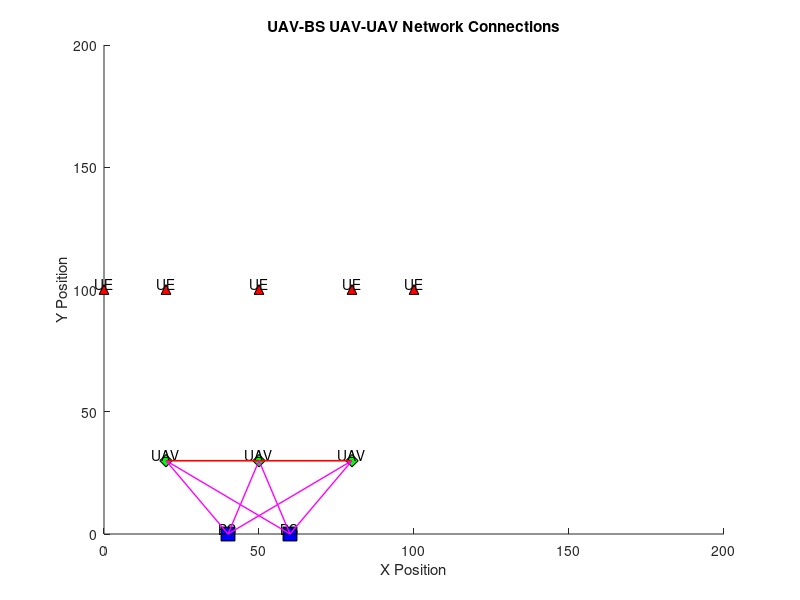
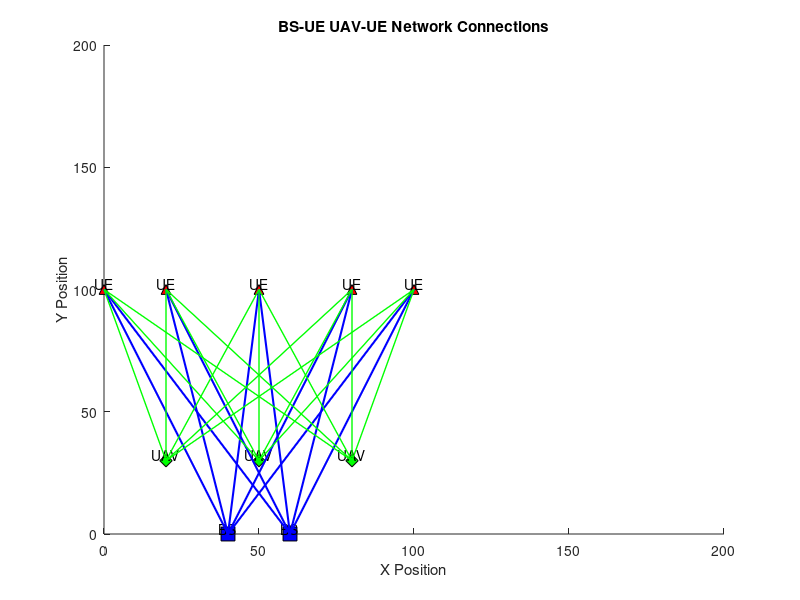
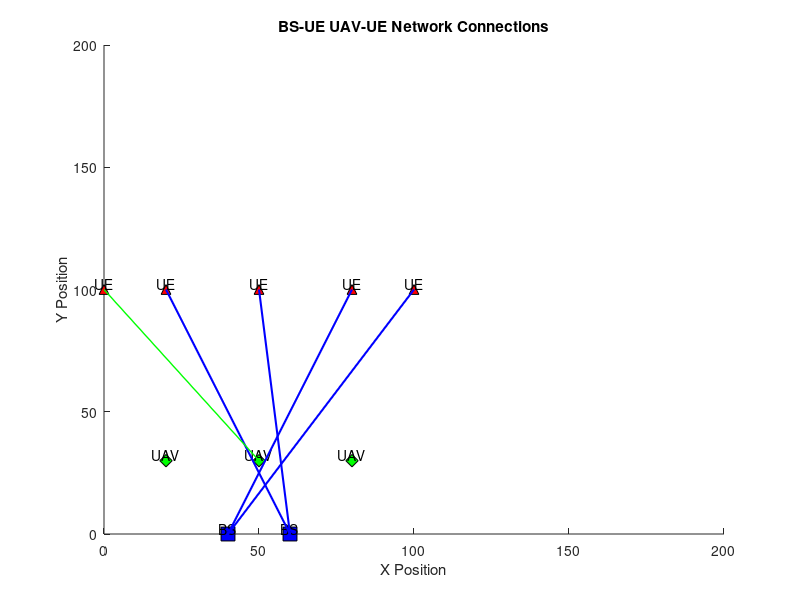

Reproduce these figures in MATLAB, in order.
%% introduction
% 
% Paper reproduction
%               @By Yanting
clear;
close all;

function plot_UAV_connections(uav_positions, bs_positions, ue_positions, c_U, c_F, area_size)
    % Plot positions and connections in the UAV network
    % 
    % Inputs:
    %   uav_positions: (N x 2) matrix of UAV coordinates
    %   bs_positions: (F x 2) matrix of BS coordinates
    %   ue_positions: (M x 2) matrix of UE coordinates
    %   c_U: (N x N) matrix for UAV-to-UAV connections (1 for active, 0 for inactive)
    %   c_F: (F x N) matrix for BS-to-UAV connections (1 for active, 0 for inactive)
    %   b_U: (N x M) matrix for UAV-to-UE connections (1 for active, 0 for inactive)
    %   b_F: (F x M) matrix for BS-to-UE connections (1 for active, 0 for inactive)
    %   area_size: Scalar defining the area size for plot boundaries
    
    % Set up the plot
    figure;
    hold on;
    axis([0 area_size 0 area_size]);
    title('UAV-BS UAV-UAV Network Connections');
    xlabel('X Position');
    ylabel('Y Position');
    
    % Plot base stations
    scatter(bs_positions(:, 1), bs_positions(:, 2), 100, 's', 'filled', 'MarkerEdgeColor', 'k', 'MarkerFaceColor', 'b');
    text(bs_positions(:, 1), bs_positions(:, 2), 'BS', 'VerticalAlignment', 'bottom', 'HorizontalAlignment', 'center');
    
    % Plot UAVs
    scatter(uav_positions(:, 1), uav_positions(:, 2), 80, 'd', 'filled', 'MarkerEdgeColor', 'k', 'MarkerFaceColor', 'g');
    text(uav_positions(:, 1), uav_positions(:, 2), 'UAV', 'VerticalAlignment', 'bottom', 'HorizontalAlignment', 'center');
    
    % Plot UEs
    scatter(ue_positions(:, 1), ue_positions(:, 2), 50, '^', 'MarkerEdgeColor', 'k', 'MarkerFaceColor', 'r');
    text(ue_positions(:, 1), ue_positions(:, 2), 'UE', 'VerticalAlignment', 'bottom', 'HorizontalAlignment', 'center');
    
    % Plot UAV-to-UAV connections
    N = size(uav_positions, 1);
    for i = 1:N
        for j = i+1:N
            if c_U(i, j) == 1
                plot([uav_positions(i, 1), uav_positions(j, 1)], [uav_positions(i, 2), uav_positions(j, 2)], 'r-', 'LineWidth', 1); % Active UAV-to-UAV connection
               
            else
                plot([uav_positions(i, 1), uav_positions(j, 1)], [uav_positions(i, 2), uav_positions(j, 2)], 'r--', 'LineWidth', 1); % Inactive UAV-to-UAV connection
     
            end
        end
    end
    
    % Plot BS-to-UAV connections
    F = size(bs_positions, 1);
    for i = 1:F
        for j = 1:N
            if c_F(i, j) == 1
                plot([bs_positions(i, 1), uav_positions(j, 1)], [bs_positions(i, 2), uav_positions(j, 2)], 'm-', 'LineWidth', 1); % Active BS-to-UAV connection
            else
                plot([bs_positions(i, 1), uav_positions(j, 1)], [bs_positions(i, 2), uav_positions(j, 2)], 'm--', 'LineWidth', 1); % Inactive BS-to-UAV connection
            end
        end
    end
    
    
    % % Legend
    % legend({'Base Stations', 'UAVs', 'UEs', 'Active UAV-to-UAV', 'Inactive UAV-to-UAV', 'Active BS-to-UAV', 'Inactive BS-to-UAV'}, ...
    %        'Location', 'bestoutside');
    
    hold off;
end



function plot_UE_network_connections(uav_positions, bs_positions, ue_positions, b_U, b_F, area_size)
    % Plot positions and connections in the UAV network
    % 
    % Inputs:
    %   uav_positions: (N x 2) matrix of UAV coordinates
    %   bs_positions: (F x 2) matrix of BS coordinates
    %   ue_positions: (M x 2) matrix of UE coordinates
    %   c_U: (N x N) matrix for UAV-to-UAV connections (1 for active, 0 for inactive)
    %   c_F: (F x N) matrix for BS-to-UAV connections (1 for active, 0 for inactive)
    %   b_U: (N x M) matrix for UAV-to-UE connections (1 for active, 0 for inactive)
    %   b_F: (F x M) matrix for BS-to-UE connections (1 for active, 0 for inactive)
    %   area_size: Scalar defining the area size for plot boundaries
    
    % Set up the plot
    figure;
    hold on;
    axis([0 area_size 0 area_size]);
    title('BS-UE UAV-UE Network Connections');
    xlabel('X Position');
    ylabel('Y Position');
    
    % Plot base stations
    scatter(bs_positions(:, 1), bs_positions(:, 2), 100, 's', 'filled', 'MarkerEdgeColor', 'k', 'MarkerFaceColor', 'b');
    text(bs_positions(:, 1), bs_positions(:, 2), 'BS', 'VerticalAlignment', 'bottom', 'HorizontalAlignment', 'center');
    
    % Plot UAVs
    scatter(uav_positions(:, 1), uav_positions(:, 2), 80, 'd', 'filled', 'MarkerEdgeColor', 'k', 'MarkerFaceColor', 'g');
    text(uav_positions(:, 1), uav_positions(:, 2), 'UAV', 'VerticalAlignment', 'bottom', 'HorizontalAlignment', 'center');
    
    % Plot UEs
    scatter(ue_positions(:, 1), ue_positions(:, 2), 50, '^', 'MarkerEdgeColor', 'k', 'MarkerFaceColor', 'r');
    text(ue_positions(:, 1), ue_positions(:, 2), 'UE', 'VerticalAlignment', 'bottom', 'HorizontalAlignment', 'center');
    
    
    % Plot BS-to-UE connections
    M = size(ue_positions, 1);
    F = size(bs_positions, 1);
    N = size(uav_positions, 1);
    for i = 1:F
        for k = 1:M
            if b_F(i, k) == 1
                plot([bs_positions(i, 1), ue_positions(k, 1)], [bs_positions(i, 2), ue_positions(k, 2)], 'b-', 'LineWidth', 1.5); % Active BS-to-UE connection
            end
        end
    end
    
    % Plot UAV-to-UE connections
    for j = 1:N
        for k = 1:M
            if b_U(j, k) == 1
                plot([uav_positions(j, 1), ue_positions(k, 1)], [uav_positions(j, 2), ue_positions(k, 2)], 'g-', 'LineWidth', 1.0); % Active UAV-to-UE connection
            end
        end
    end
    
    % % Legend
    % legend({'Base Stations', 'UAVs', 'UEs', 'Active BS-to-UE', 'Active UAV-to-UE'}, ...
    %        'Location', 'bestoutside');
    % 
    hold off;
end




% Algorithm 1 Initialization
% Random positions for demonstration (assuming a 2D plane for simplicity)
% uav_positions = rand(N, 2) * 200; % Positions of UAVs (e.g., in a 500x500 area)
% bs_positions = rand(F, 2) * 200;  % Positions of BSs
% ue_positions = rand(M, 2) * 200;  % Positions of UEs

bs_positions = [40,0;60,0]; % Positions of BSs
uav_positions = [20,30;50,30;80,30]; % Positions of UAVs (e.g., in a 500x500 area)
ue_positions =[0,100; 20,100;50,100;80,100;100,100];  % Positions of UEs


% Parameters
% N = 2; % Number of UAVs (example)
% F = 2;  % Number of BSs (example)
% M = 3; % Number of UEs (example)
N = size(uav_positions, 1);
F = size(bs_positions, 1);
M = size(ue_positions, 1);
% N = 6; % Number of UAVs (example)
% F = 2;  % Number of BSs (example)
% M = 4; % Number of UEs (example)
Rc = 100; % Communication range threshold
Rt = 50; % Maximum coverage radius for UAVs
sqrt3Rt = sqrt(3) * Rt;


% Initialize variables
a = ones(N, 1);        % State of each UAV (1 = active, 0 = idle)


% Initialize connection matrices
c_U = zeros(N, N);     % Single-hop connection matrix among UAVs
c_F = zeros(F, N);     % Single-hop connection matrix between BSs and UAVs



% Calculate distances and populate connection matrices
for i = 1:N

     % Distance between UAV i and UAV j
    for j = 1:N
        if i ~= j
            dist_UU = norm(uav_positions(i, :) - uav_positions(j, :)); % Distance between UAV i and UAV j
            if dist_UU <= Rc
                c_U(i, j) = 1; % Set connection if within communication range
            end
        end
    end

    % Distance between BS l and UAV i
    for l = 1:F
        dist_FB = norm(bs_positions(l, :) - uav_positions(i, :)); % Distance between BS l and UAV i
        if dist_FB <= Rc
            c_F(l, i) = 1; % Set connection if within communication range
        end
    end
end

% Plotting
area_size = 200;
plot_UAV_connections(uav_positions, bs_positions, ue_positions, c_U, c_F, area_size)





%
% Algorithm 2 Build/Update Connection Graphs

% Parameters

% Const for pathloss
f0 = 2e9; % Carrier frequency in Hz (example: 2 GHz)
c = 3e8; % Speed of light in m/s

% Const for connection
SINR_threshold = 0.2;  % SINR threshold for connection
ph = 0.1;             % Transmission power for UAVs
pf = 0.2;             % Transmission power for BSs
N0 = 1e-3;            % Noise power

alpha = 1; % ??
beta = 2; % ??
eta_LoS = 0.1; % ??
eta_NLoS = 0.2; % ??

height_UAV = 10; 
height_BS = 5; 

% Association matrices and degrees from Algorithm 1 (assumed initialized)
b_U = zeros(N, M);    % Association between UAVs and UEs
b_F = zeros(F, M);    % Association between BSs and UEs

zeta_u = zeros(N, 1); % Degree of each UAV (number of UEs connected to each UAV)
zeta_f = zeros(F, 1); % Degree of each BS (number of UEs connected to each BS)

xi_u = zeros(M, 1);   % Degree of each UE - UAVs
xi_f = zeros(M, 1);   % Degree of each UE - BSs
xi = zeros(M, 1);     % Total degree of each UE

% Distances between UAVs and UEs, BSs and UEs (example calculation)
uav_ue_distances = pdist2(uav_positions, ue_positions); % N x M matrix
bs_ue_distances = pdist2(bs_positions, ue_positions);   % F x M matrix

% Calculate the elevation angle in radians
tan_uav_ue = height_UAV ./ uav_ue_distances; % Angle between UAV i and point k (in degrees or radians)
theta_uav_ue = atan(tan_uav_ue);

tan_bs_ue = height_BS ./ bs_ue_distances; % Angle between UAV i and point k (in degrees or radians)
theta_bs_ue = atan(tan_bs_ue);



% Pathloss BS - UE
P_LoS_bs_ue = 1 ./ (1 + alpha * exp(-beta * (theta_bs_ue - alpha))); % matrix
FSPL_bs_ue = 20 * log10(bs_ue_distances) + 20 * log10(f0) + 20 * log10(4 * pi / c); % matrix
average_pathloss_LoSbs_ue = FSPL_bs_ue + eta_LoS ; % matrix
average_pathloss_NLoSbs_ue = FSPL_bs_ue + eta_NLoS ; % matrix
g_bs_ue = P_LoS_bs_ue .* average_pathloss_LoSbs_ue + (1 - P_LoS_bs_ue) .* average_pathloss_NLoSbs_ue; % pathloss - matrix


% Pathloss UAV - UE
P_LoS_uav_ue = 1 ./ (1 + alpha * exp(-beta * (theta_uav_ue - alpha))); % matrix
FSPL_uav_ue = 20 * log10(uav_ue_distances) + 20 * log10(f0) + 20 * log10(4 * pi / c);  % matrix
average_pathloss_LoSuav_ue = FSPL_uav_ue + eta_LoS ; % matrix
average_pathloss_NLoSuav_ue = FSPL_uav_ue + eta_NLoS ;  % matrix
g_uav_ue = P_LoS_uav_ue .* average_pathloss_LoSuav_ue + (1 - P_LoS_uav_ue) .* average_pathloss_NLoSuav_ue; % pathloss - matrix


% Loop through each BS, UAV, and UE to calculate SINR and update connections
for i = 1:F
    for k = 1:M
        % Calculate SINR for BS i and UE k
        % Calculate the path loss for each pair 
        signal_power = pf * g_bs_ue(i,k);

        % Calculate interference BS UE (sum of other BSs and UAVs)
        interference = N0; % Start with noise power
        for j = [1:i-1, i+1:F]  % Other BSs
            interference = interference + pf * g_bs_ue(j,k);
        end
        
        % Calculate SINR and update b_F, zeta_f, xi_f if connection is valid
        SINR_BS_UE = signal_power / interference;

        if SINR_BS_UE >= SINR_threshold
            b_F(i, k) = 1;
            zeta_f(i) = zeta_f(i) + 1;
            xi_f(k) = xi_f(k) + 1;
            xi(k) = xi(k) + 1;
        end
    end
end

for j = 1:N
    for k = 1:M
        % Calculate SINR for UAV j and UE k
        signal_power = ph * g_uav_ue(j,k);

        % Calculate interference (sum of other UAVs and BSs)
        interference = N0; % Start with noise power
        for n = [1:j-1, j+1:N]  % UAVs
            interference = interference + ph * g_uav_ue(n, k);
        end
        
        % Calculate SINR and update b_U, zeta_u, xi_u if connection is valid
        SINR_UAV_UE = signal_power / interference;
        if SINR_UAV_UE >= SINR_threshold
            b_U(j, k) = 1;
            zeta_u(j) = zeta_u(j) + 1;
            xi_u(k) = xi_u(k) + 1;
            xi(k) = xi(k) + 1;
        end
    end
end

plot_UE_network_connections(uav_positions, bs_positions, ue_positions, b_U, b_F, area_size)

%
% Algorithm 3 Delete Redundant Connections Between BSs/UAVs and UEs

% Parameters (from previous algorithms)
Mmax_F = 2; % Maximum number of UEs per BS
Mmax_H = 2;  % Maximum number of UEs per UAV

% Inputs from Algorithm 2 (for demonstration, assumed initialized)
% b_F, b_U, zeta_f, zeta_u, xi_f, xi_u, xi (association matrices and degrees)

% Loop to remove redundant connections while there are UEs connected to more than one node


while max(xi) > 1
    % Step 1: Handle Redundant Connections for BSs
    % cnt=1;
    while max(xi_f) > 1 %|| length( find(b_F(i, :) == 1)) > Mmax_F % Check if any UE is connected to multiple BSs
        % cnt=cnt+1;
        % disp(cnt);
       
        [~, i] = max(zeta_f);% Find BS with the highest degree
    
        % Find UEs connected to this BS
        phi = find(b_F(i, :) == 1);  % Set of UEs connected to BS i
        psi = xi_f(phi);             % Degrees of these UEs to BSs

        % Remove extra connections if BS degree exceeds Mmax_F
        while length(phi) > Mmax_F
            % Find the UE with the highest degree among the connected UEs
            [~, k_idx] = max(psi);
            k = phi(k_idx); 
            % UE-BS important
            b_F(i, k) = 0;  % Remove connection from BS i to UE k
            zeta_f(i) = zeta_f(i) - 1;  % Decrease BS degree
            xi_f(k) = xi_f(k) - 1;      % Decrease UE-BS degree
            xi(k) = xi(k) - 1;          % Decrease total degree of UE
            % Update variables after deletion
            phi(k_idx) = [];
            psi(k_idx) = [];
            %
    
        end
    
    
        % Remove all other connections to these UEs from different BSs
        b_F(i, :) = 0;
        for k = phi
            b_F(:, k) = 0;  % Clear connections to other BSs for UE k
            b_F(i, k) = 1;  % Retain only the connection to the current BS i
            b_U(:, k) = 0; % ok

        end


    while max(sum(b_F, 2))> Mmax_F
        zataf = sum(b_F, 2)';
        problem_BS_indices = find(zataf > Mmax_F);
        for BS = problem_BS_indices
            zataf = sum(b_F, 2)';
            zatau = sum(b_U, 2)';
        
            xif = sum(b_F, 1);
            xiu = sum(b_U, 1);
        
            ue_BSi = b_F(BS,:);
            ue_Indices = find(ue_BSi ~= 0);
            degree_ue = xif(ue_Indices) + xiu(ue_Indices);
        
            
            [~, max_ue_indice] = max(degree_ue);
            original_ue_index = ue_Indices(max_ue_indice);
            
            b_F(BS,original_ue_index) = 0;
            
            % degree_f = sum(b_F, 2)'
        
        end
    end

        xi_f = sum(b_F,1)'; % ok   
        xi_u = sum(b_U,1)'; % ok
        zeta_f = sum(b_F, 2);  
        zeta_u = sum(b_U, 2);  
        xi = xi_f + xi_u; % ok
    end
    disp('Step 1 finished.');
    
    % Step 2: Handle Redundant Connections for UAVs
    while max(xi_u) > 1 %|| length( find(b_U(j, :) == 1)) > Mmax_H % Check if any UE is connected to multiple UAVs
        xi_u_copy = xi_u;
        [~, j] = max(zeta_u); % Find UAV with the highest degree
    
        % Find UEs connected to this UAV
        phi_prime = find(b_U(j, :) == 1);  % Set of UEs connected to UAV j
        psi_prime = xi_u(phi_prime);       % Degrees of these UEs to UAVs
        
        % Remove extra connections if UAV degree exceeds Mmax_H
        if length(phi_prime) > Mmax_H
            while length(phi_prime) > Mmax_H
                % Find the UE with the highest degree among the connected UEs
                [~, l_idx] = max(psi_prime);
                l = phi_prime(l_idx);
        
                b_U(j, l) = 0;  % Remove connection from UAV j to UE l
                zeta_u(j) = zeta_u(j) - 1;  % Decrease UAV degree
                xi_u(l) = xi_u(l) - 1;      % Decrease UE-UAV degree
                xi(l) = xi(l) - 1;          % Decrease total degree of UE
        
                % Update variables after deletion
                phi_prime(l_idx) = [];
                psi_prime(l_idx) = [];
        
            end
        else
                     
            % no change, manually delete the extra link    
            if xi_u_copy == xi_u
                v = b_U(:,j);
                nonZeroIndices = find(v ~= 0);
                nonZeroIndices = nonZeroIndices';
                zeta_u = sum(b_U, 2)';
                % 获取这些索引对应的值
                values = zeta_u(nonZeroIndices);
                
                % 找到最大值的索引
                [~, maxIdx] = max(values);
                % 对应的原始索引
                maxIndexInOriginal = nonZeroIndices(maxIdx);
                % 保maxIndexInOriginal，删其他的
    
                nonZeroIndices(nonZeroIndices == maxIndexInOriginal) = [];
     
                b_U(:, j) = 0;
                b_U(maxIndexInOriginal, j) = 1;
    
                phi_prime = find(b_U(j, :) == 1);  % Set of UEs connected to UAV j
                psi_prime = xi_u(phi_prime);       % Degrees of these UEs to UAVs
    
    
            end
        end
        % Remove all other connections to these UEs from different UAVs
        b_U(j, :) = 0;
        for l = phi_prime
            b_U(:, l) = 0;  % Clear connections to other UAVs for UE l
            b_U(j, l) = 1;  % Retain only the connection to the current UAV j
        end
    
        xi_u = sum(b_U)'; % ok
        zeta_u = sum(b_U, 2);  
        xi = xi_f + xi_u; % ok
    
    end
    
    % Step 3: Final Check for UEs with Multiple Connections
    if max(xi) > 1  % There are still UEs connected to both BSs and UAVs
        phi_double = find(xi > 1);  % UEs with multiple connections
        % Remove UAV connections for these UEs
        for k = phi_double
            b_U(:, k) = 0;  % Set all UAV connections for UE k to 0
        end
    end
    
    % Update matrices and degrees after removal of redundant connections
    zeta_f = sum(b_F, 2);  % Recalculate BS degrees
    zeta_u = sum(b_U, 2);  % Recalculate UAV degrees
    xi_f = sum(b_F, 1)';   % Recalculate UE degrees for BS connections
    xi_u = sum(b_U, 1)';   % Recalculate UE degrees for UAV connections
    xi = xi_f + xi_u;      % Recalculate total degree of each UE
end


plot_UE_network_connections(uav_positions, bs_positions, ue_positions, b_U, b_F, area_size)








% Algorithm 4 Check Network Bi-Connectivity Upon Deletion of Idle UAV

% Inputs from the previous algorithms (assumed initialized)
% N: Total number of UAVs
% c_U: Connectivity matrix among UAVs (N x N)
% a: State vector of UAVs (1 = active, 0 = idle)

% Function to check if network remains bi-connected if UAV i is deleted
function rb = check_bi_connectivity(i, c_U, a)
    % Initialize rb to 1 (assuming the network is bi-connected initially)
    rb = 1;
    
    % Create the set of active UAVs excluding UAV i
    active_UAVs = find(a == 1); % Indices of active UAVs
    active_UAVs(active_UAVs == i) = []; % Remove the UAV being tested for deletion

    % Loop over each UAV in the active set to simulate its removal along with UAV i
    for index = 1:length(active_UAVs)
        r = active_UAVs(index);
        
        % Create a temporary connectivity matrix excluding UAVs i and r
        temp_c_U = c_U;
        temp_c_U(i, :) = 0; % Set row and column of UAV i to 0
        temp_c_U(:, i) = 0;
        temp_c_U(r, :) = 0; % Set row and column of UAV r to 0
        temp_c_U(:, r) = 0;

        % Get the remaining UAVs after excluding i and r
        remaining_UAVs = setdiff(active_UAVs, r);
        
        % Check connectivity among remaining UAVs using BFS
        connected = true;
        for j = 1:length(remaining_UAVs)
            for k = j+1:length(remaining_UAVs)
                % Perform BFS from UAV j to UAV k
                if ~bfs_connected(temp_c_U, remaining_UAVs(j), remaining_UAVs(k), remaining_UAVs)
                    connected = false;
                    % disp('Deleting the idle UAV would break the bi-connectivity of the network.');
                    break;
                end
            end
            if ~connected
                % disp('Deleting the idle UAV would break the bi-connectivity of the network.');
                break;
            end
        end
        
        % If any pair is not connected, set rb to 0 and exit
        if ~connected
            rb = 0;
            % disp('Deleting the idle UAV would break the bi-connectivity of the network.');
            return;
        end
    end
end

% Helper function to perform BFS and check connectivity between two nodes
function isConnected = bfs_connected(temp_c_U, start_node, end_node, valid_nodes)
    % Initialize BFS variables
    queue = [start_node];     % Queue to hold nodes for BFS traversal
    visited = false(size(temp_c_U, 1), 1); % Keep track of visited nodes
    visited(start_node) = true;

    % BFS loop
    while ~isempty(queue)
        current_node = queue(1); % Dequeue the front node
        queue(1) = [];           % Remove it from the queue
        
        % Check if we reached the target node
        if current_node == end_node
            isConnected = true;
            return;
        end
        
        % Find neighbors of the current node
        neighbors = find(temp_c_U(current_node, :) == 1);
        neighbors = intersect(neighbors, valid_nodes); % Restrict to valid nodes
        
        % Add unvisited neighbors to the queue
        for neighbor = neighbors
            if ~visited(neighbor)
                queue(end + 1) = neighbor; % Enqueue neighbor
                visited(neighbor) = true;
            end
        end
    end
    
    % If BFS completes without finding the end node, they are not connected
    isConnected = false;
end


